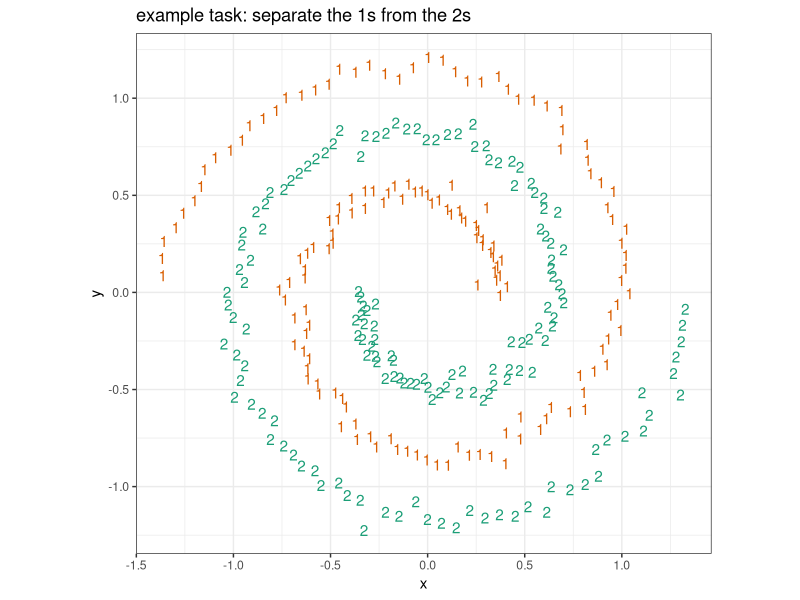

The R script that drew this image:
# example 10.22 of section 10.3.1 
# (example 10.22 of section 10.3.1)  : Exploring advanced methods : Solving "Inseparable" Problems Using Support Vector Machines : Using a SVM to solve a problem 
# Title: Setting up the spirals data as an example classification problem 

library('kernlab')
data('spirals')  		# Note: 1 
sc <- specc(spirals, centers = 2) 		# Note: 2 
s <- data.frame(x = spirals[, 1], y = spirals[, 2],  	# Note: 3 
   class = as.factor(sc)) 	

library('ggplot2') 
ggplot(data = s) + 	# Note: 4 
  geom_text(aes(x = x, y = y,
                label = class, color = class)) +
  scale_color_manual(values = c("#d95f02", "#1b9e77")) +
  coord_fixed() + 
  theme_bw() + 
  theme(legend.position  = 'none') +
  ggtitle("example task: separate the 1s from the 2s")

# Note 1: 
#   Load the kernlab kernel and support vector 
#   machine package and then ask that the included example "spirals" be made 
#   available. 

# Note 2: 
#   Use kernlab’s spectral clustering routine 
#   to identify the two different spirals in the example dataset. 

# Note 3: 
#   Combine the spiral coordinates and the 
#   spiral label into a data frame. 

# Note 4: 
#   Plot the spirals with class labels. 
